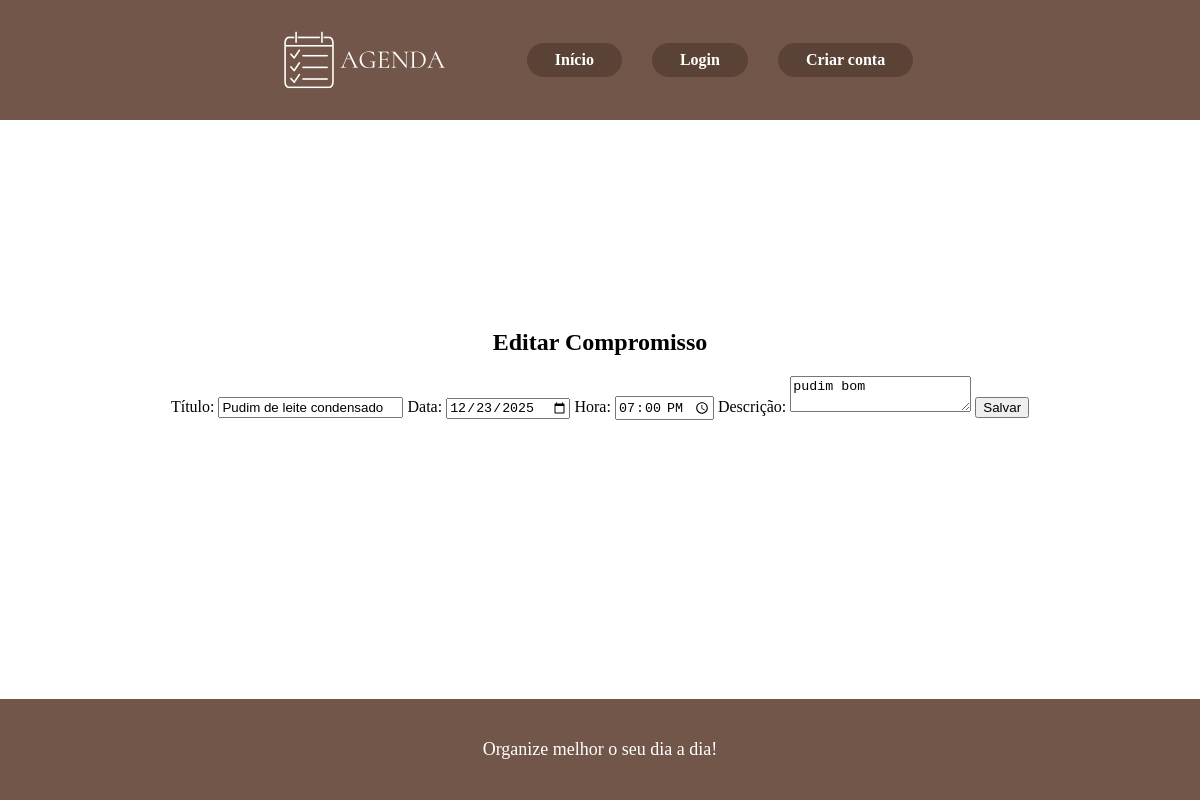
The app's page /editar/2 with its own data.
### tables this page shows
CREATE TABLE compromissos (
	id INTEGER NOT NULL, 
	titulo VARCHAR NOT NULL, 
	data VARCHAR NOT NULL, 
	hora VARCHAR NOT NULL, 
	descricao VARCHAR, 
	concluido BOOLEAN, 
	PRIMARY KEY (id)
);

### app.py (the view, shortened to what this page needs)
@app.route('/editar/<int:id>', methods=['GET', 'POST'])
def editar(id):
    compromisso = buscar_compromisso(id)
    return render_template('editar.html', compromisso=compromisso)

### models/compromisso_model.py (called while the page is built)
def buscar_compromisso(id):
    conn = sqlite3.connect(DB_NAME)
    cursor = conn.cursor()
    cursor.execute("SELECT * FROM compromissos WHERE id = ?", (id,))
    row = cursor.fetchone()
    conn.close()
    if row:
        return Compromisso(row[0], row[1], row[2], row[3], row[4], row[5])
    return None

### templates/editar.html
{% extends 'base.html' %}
{% block content %}
<h2>Editar Compromisso</h2>
<form method="POST">
    <label>Título:</label>
    <input type="text" name="titulo" value="{{ compromisso.titulo }}" required>
    <label>Data:</label>
    <input type="date" name="data" value="{{ compromisso.data }}" required>
    <label>Hora:</label>
    <input type="time" name="hora" value="{{ compromisso.hora }}" required>
    <label>Descrição:</label>
    <textarea name="descricao">{{ compromisso.descricao }}</textarea>
    <button type="submit">Salvar</button>
</form>
{% endblock %}

### static/style.css (style rules this page uses)
html, body { height: 100%; margin: 0; padding: 0; }
body { display: flex; flex-direction: column; margin: 0; padding: 0; background-color: #ffffff; font-family: 'Georgia', serif; }

### records on screen
compromissos: titulo "Pudim de leite condensado", data "12/23/2025", hora "19:00", descricao "pudim bom"
